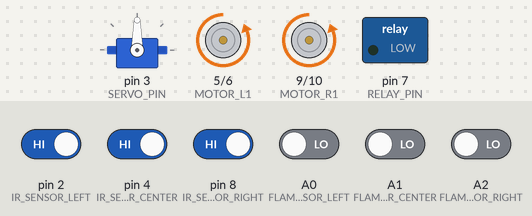
This sketch was run on a simulated Arduino Uno, built with avr-gcc and run on an emulated ATmega328P. Parts: servo, motor-driver pin pairs drawn as motors (green arrow = first pin HIGH = forward, orange = second pin HIGH = backward, longer = more drive), switched loads named in the sketch (green lamp = pin HIGH). The test bench sets the inputs (shaded band); at power-on: pin 2 (IR_SENSOR_LEFT), pin 4 (IR_SENSOR_CENTER), pin 8 (IR_SENSOR_RIGHT) HIGH, A0 (FLAME_SENSOR_LEFT), A1 (FLAME_SENSOR_CENTER), A2 (FLAME_SENSOR_RIGHT) LOW. What the sketch prints to the serial monitor is not drawn.

Above: at 1.3 s.
1.4 s: pin 2 (IR_SENSOR_LEFT) driven LOW
At 2.1 s:
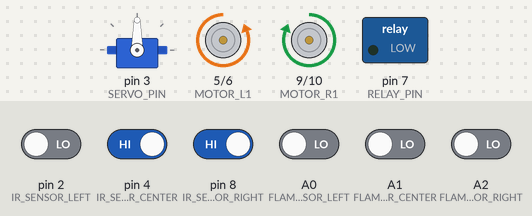
4.4 s: pin 4 (IR_SENSOR_CENTER) driven LOW
At 7.65 s:
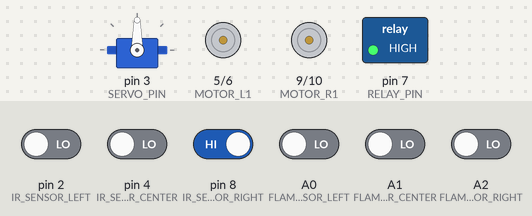
10.4 s: A1 (FLAME_SENSOR_CENTER) driven HIGH
At 11.2 s:
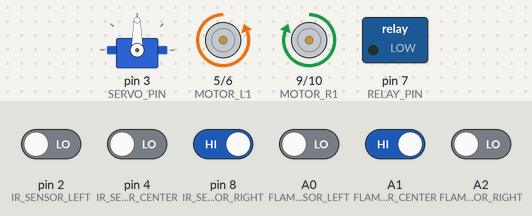
13.4 s: A0 (FLAME_SENSOR_LEFT) driven HIGH
At 14.2 s:
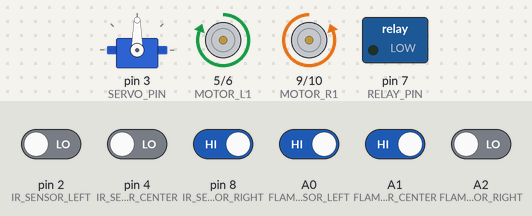
16.4 s: A2 (FLAME_SENSOR_RIGHT) driven HIGH
At 17.2 s:
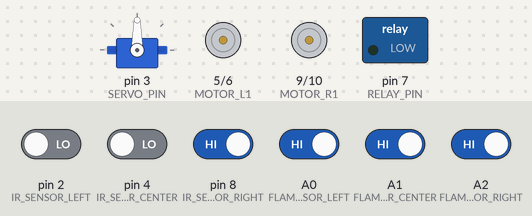
Timing chart, 0 to 19.3 s (numbered marks = the images above; inputs shaded):
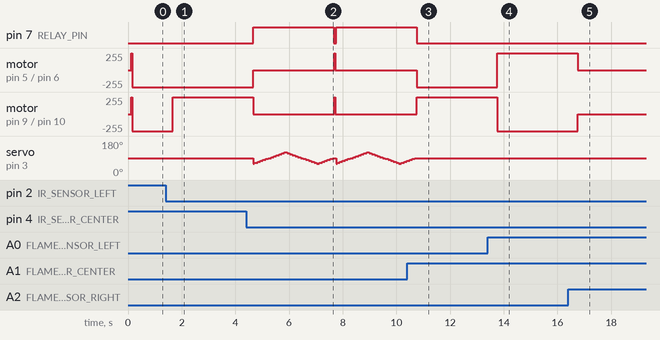

Measured:
- after the input at 1.4 s, motor on pin 9 (MOTOR_R1) / pin 10 (MOTOR_R2): backward 255/255 → forward 255/255 after 0.27 s
- after the input at 4.4 s, pin 7 (RELAY_PIN): LOW → HIGH after 0.27 s, → LOW 3.0 s later, → HIGH 0.08 s later; motor on pin 5 (MOTOR_L1) / pin 6 (MOTOR_L2): backward 255/255 → stopped after 0.27 s
- after the input at 10.4 s, pin 7 (RELAY_PIN): goes on until 10.8 s, then stays LOW; motor on pin 9 (MOTOR_R1) / pin 10 (MOTOR_R2): goes on until 10.8 s, then stays forward 255/255; servo on pin 3 (SERVO_PIN): goes on until 10.7 s, then stays 90°
- after the input at 13.4 s, motor on pin 5 (MOTOR_L1) / pin 6 (MOTOR_L2): backward 255/255 → forward 255/255 after 0.36 s; motor on pin 9 (MOTOR_R1) / pin 10 (MOTOR_R2): forward 255/255 → backward 255/255 after 0.37 s
- after the input at 16.4 s, motor on pin 5 (MOTOR_L1) / pin 6 (MOTOR_L2): forward 255/255 → stopped after 0.37 s; motor on pin 9 (MOTOR_R1) / pin 10 (MOTOR_R2): backward 255/255 → stopped after 0.37 s

The sketch:

Fire-fighting-and-Obstacleavoidance-robot.ino
```cpp
#include <Servo.h>

// ---------------------------
// 🔌 PIN DEFINITIONS
// ---------------------------

// Flame sensors (digital output mode via analog pins — internally pulled-up or used as digital inputs)
#define FLAME_SENSOR_LEFT   A0
#define FLAME_SENSOR_CENTER A1
#define FLAME_SENSOR_RIGHT  A2

// IR obstacle detection sensors (digital inputs; LOW = no obstacle, HIGH = obstacle detected)
#define IR_SENSOR_LEFT    2
#define IR_SENSOR_CENTER  4
#define IR_SENSOR_RIGHT   8

// Motor driver control pins (H-bridge logic: L1/L2 = left motor, R1/R2 = right motor)
#define MOTOR_L1 5   // Left motor forward
#define MOTOR_L2 6   // Left motor backward
#define MOTOR_R1 9   // Right motor forward
#define MOTOR_R2 10  // Right motor backward

// Water pump activation (relay-controlled, active HIGH)
#define RELAY_PIN 7

// Servo for directing water stream
#define SERVO_PIN 3

// ---------------------------
// 🧠 GLOBAL OBJECTS & VARIABLES
// ---------------------------

// Servo instance for water nozzle control
Servo waterServo;

// Finite State Machine (FSM) states for high-level robot behavior
enum State {
  SEARCHING_FOR_FIRE,     // Idle: waiting for fire detection
  NAVIGATING_TO_FIRE,     // Approaching fire while avoiding obstacles
  TURNING_LEFT,           // Rotating left toward fire or to avoid obstacle
  TURNING_RIGHT,          // Rotating right toward fire or to avoid obstacle
  REVERSING,              // Backing up when trapped
  EXTINGUISHING           // Active firefighting mode (pump + servo sweep)
};

// Current state of the robot's behavior FSM
State currentState = SEARCHING_FOR_FIRE;

// Non-blocking timing control (avoids `delay()` for responsiveness)
unsigned long stateStartTime = 0;          // Time when current state began
unsigned long lastSensorRead = 0;         // Last time sensors were sampled
unsigned long lastDebugPrint = 0;         // Last time debug info was printed
unsigned long servoMoveMillis = 0;        // Servo sweep timing control
unsigned long pumpActivateMillis = 0;     // Pump duration timer

// Timing constants (all in milliseconds)
const unsigned long SENSOR_READ_INTERVAL = 50;     // Sensor polling rate (~20 Hz)
const unsigned long DEBUG_PRINT_INTERVAL = 300;   // Serial debug output rate (~3.3 Hz)
const unsigned long TURN_DURATION = 600;          // Avg time for 90° turn at current speed
const unsigned long REVERSE_DURATION = 1500;      // Back-up maneuver duration
const unsigned long PUMP_DURATION = 3000;         // Total time pump remains active
const unsigned long SERVO_MOVE_INTERVAL = 100;    // Servo step interval (smooth sweep)

// Cached sensor readings (updated every SENSOR_READ_INTERVAL)
bool leftClear, centerClear, rightClear;   // IR: true = path clear
bool flameLeft, flameCenter, flameRight;   // Flame: true = fire detected (active LOW)

// Weighted obstacle-avoidance confidence counters (debouncing + trend tracking)
int leftClearCount = 0;      // Consecutive clear readings on left
int rightClearCount = 0;     // Consecutive clear readings on right
const int CONFIDENCE_THRESHOLD = 3;  // Min additional confidence to bias turning decision

// Servo & pump control state
int servoPos = 90;                   // Initial servo angle (centered)
bool servoSweepingRight = true;      // Direction of sweep (true = increasing angle)
bool pumpActive = false;             // Flag to prevent re-triggering pump

// ---------------------------
// ⚙️ SETUP: Hardware Initialization
// ---------------------------
void setup() {
    Serial.begin(9600);

    // Motor driver pins: configure as OUTPUT for H-bridge control
    pinMode(MOTOR_L1, OUTPUT);
    pinMode(MOTOR_L2, OUTPUT);
    pinMode(MOTOR_R1, OUTPUT);
    pinMode(MOTOR_R2, OUTPUT);

    // Water pump relay: active HIGH, start in OFF state
    pinMode(RELAY_PIN, OUTPUT);
    digitalWrite(RELAY_PIN, LOW);

    // Attach and initialize servo to center position (90°)
    waterServo.attach(SERVO_PIN);
    waterServo.write(servoPos);  // Center the nozzle

    // Flame sensors: configured as digital inputs
    // Note: These sensors output LOW when flame is detected (active-low logic)
    pinMode(FLAME_SENSOR_LEFT, INPUT);
    pinMode(FLAME_SENSOR_CENTER, INPUT);
    pinMode(FLAME_SENSOR_RIGHT, INPUT);

    // IR obstacle sensors: digital inputs (LOW = no obstacle)
    pinMode(IR_SENSOR_LEFT, INPUT);
    pinMode(IR_SENSOR_CENTER, INPUT);
    pinMode(IR_SENSOR_RIGHT, INPUT);

    // Startup messages — helpful for field debugging and demos
    Serial.println("🚀 Fire Fighting Robot with Predictive Navigation Initialized...");
    Serial.println("⏸️  Robot in STANDBY mode - waiting for fire detection...");
    Serial.println("🔥 Place fire source near any flame sensor to activate");

    // Initialize state timer
    stateStartTime = millis();
}

// ---------------------------
// 🔄 MAIN LOOP: Non-blocking FSM Execution
// ---------------------------
void loop() {
    unsigned long currentTime = millis();

    // ✅ SENSOR SAMPLING (non-blocking)
    if (currentTime - lastSensorRead >= SENSOR_READ_INTERVAL) {
        lastSensorRead = currentTime;
        readAllSensors();
        updateConfidenceCounters();  // Update obstacle-avoidance weighting
    }

    // 📊 DEBUG OUTPUT (non-blocking)
    if (currentTime - lastDebugPrint >= DEBUG_PRINT_INTERVAL) {
        lastDebugPrint = currentTime;
        printStatus();  // Compact real-time status on Serial
    }

    // 🌊 SERVO SWEEP CONTROL (only during EXTINGUISHING)
    if (currentState == EXTINGUISHING && pumpActive) {
        handleServoSweep(currentTime);  // Oscillates servo for wider spray
    }

    // 🧠 STATE MACHINE EXECUTION
    handleStateMachine(currentTime);
}

// ---------------------------
// 📡 SENSOR READING FUNCTIONS
// ---------------------------

// Read all digital sensors and store boolean states
// Flame sensors: LOW = fire detected → flameX = true
// IR sensors: LOW = path clear → clearX = true
void readAllSensors() {
    // IR sensors (active HIGH for obstacle)
    leftClear   = (digitalRead(IR_SENSOR_LEFT)   == LOW);
    centerClear = (digitalRead(IR_SENSOR_CENTER) == LOW);
    rightClear  = (digitalRead(IR_SENSOR_RIGHT)  == LOW);

    // Flame sensors (active LOW for detection)
    flameLeft   = (digitalRead(FLAME_SENSOR_LEFT)   == LOW);
    flameCenter = (digitalRead(FLAME_SENSOR_CENTER) == LOW);
    flameRight  = (digitalRead(FLAME_SENSOR_RIGHT)  == LOW);
}

// Increment counters when path remains clear; reset when blocked
// Enables "confidence-based" turning to reduce oscillation in noisy environments
void updateConfidenceCounters() {
    leftClearCount  = leftClear  ? min(leftClearCount + 1, 255) : 0;
    rightClearCount = rightClear ? min(rightClearCount + 1, 255) : 0;
    // (Using `min()` prevents overflow, though unlikely at this scale)
}

// ---------------------------
// 🧠 STATE MACHINE LOGIC
// ---------------------------

// Dispatches current state handler based on `currentState`
void handleStateMachine(unsigned long currentTime) {
    switch (currentState) {
        case SEARCHING_FOR_FIRE:
            handleSearching();
            break;

        case NAVIGATING_TO_FIRE:
            handleNavigationToFire();
            break;

        // Transient motion states: auto-transition after fixed duration or condition
        case TURNING_LEFT:
        case TURNING_RIGHT:
            if (currentTime - stateStartTime >= TURN_DURATION) {
                // After turn, re-evaluate: is fire still visible?
                if (flameLeft || flameCenter || flameRight) {
                    changeState(NAVIGATING_TO_FIRE);
                } else {
                    changeState(SEARCHING_FOR_FIRE);
                }
            }
            break;

        case REVERSING:
            if (currentTime - stateStartTime >= REVERSE_DURATION) {
                // After backing up, reassess situation
                if (flameLeft || flameCenter || flameRight) {
                    changeState(NAVIGATING_TO_FIRE);
                } else {
                    changeState(SEARCHING_FOR_FIRE);
                }
            }
            break;

        case EXTINGUISHING:
            // Extinguishing ends when pump deactivates (timed)
            if (!pumpActive) {
                changeState(SEARCHING_FOR_FIRE);
            }
            break;
    }
}

// 🔍 State: SEARCHING_FOR_FIRE
// Robot remains stationary, periodically scanning for flame.
// Prioritizes center > left > right for initial response.
void handleSearching() {
    // Check for fire in priority order
    if (flameCenter) {
        changeState(NAVIGATING_TO_FIRE);
        return;
    } else if (flameLeft) {
        changeState(TURNING_LEFT);
        return;
    } else if (flameRight) {
        changeState(TURNING_RIGHT);
        return;
    }

    // No fire → remain stopped
    stopMotors();
}

// 🎯 State: NAVIGATING_TO_FIRE
// Actively steer toward fire while avoiding obstacles using predictive logic.
// Combines fire localization, path clearance, and weighted obstacle avoidance.
void handleNavigationToFire() {
    // ✅ P1: Fire centered & path clear → ENGAGE EXTINGUISHER
    if (flameCenter && centerClear) {
        changeState(EXTINGUISHING);
        return;
    }

    // ✅ P2: Fire on side only → rotate to center it
    if (flameLeft && !flameCenter) {
        changeState(TURNING_LEFT);
        return;
    }
    if (flameRight && !flameCenter) {
        changeState(TURNING_RIGHT);
        return;
    }

    // ✅ P3: Fire centered but blocked → detour intelligently
    if (flameCenter && !centerClear) {
        if (leftClear && !rightClear) {
            changeState(TURNING_LEFT);
            Serial.println("🔥 Fire ahead but blocked - going around left");
        } else if (rightClear && !leftClear) {
            changeState(TURNING_RIGHT);
            Serial.println("🔥 Fire ahead but blocked - going around right");
        } else if (leftClear && rightClear) {
            // Both sides open → bias based on confidence counters
            if (leftClearCount > rightClearCount + CONFIDENCE_THRESHOLD) {
                changeState(TURNING_LEFT);
            } else {
                changeState(TURNING_RIGHT);
            }
        } else {
            // No escape forward → back up!
            changeState(REVERSING);
        }
        return;
    }

    // ✅ P4: Fire on side, center path clear → move forward (align while advancing)
    if ((flameLeft || flameRight) && centerClear) {
        moveForward();
        return;
    }

    // ✅ P5: No immediate fire alignment → fall back to predictive obstacle avoidance
    handlePredictiveObstacleAvoidance();
}

// 🧭 Advanced obstacle avoidance with confidence weighting & fire-aware routing
// Designed to minimize collisions and oscillations in cluttered environments.
void handlePredictiveObstacleAvoidance() {
    // 🚨 P1: Fully blocked → REVERSE!
    if (!leftClear && !centerClear && !rightClear) {
        changeState(REVERSING);
        return;
    }

    // 🚦 P2: Center blocked, side(s) open → pre-emptive turn (before collision)
    if (!centerClear && (leftClear || rightClear)) {
        if (leftClear && !rightClear) {
            changeState(TURNING_LEFT);
        } else if (rightClear && !leftClear) {
            changeState(TURNING_RIGHT);
        } else if (leftClear && rightClear) {
            // Use confidence counters for stable decision-making
            if (leftClearCount > rightClearCount + CONFIDENCE_THRESHOLD) {
                changeState(TURNING_LEFT);
            } else if (rightClearCount > leftClearCount + CONFIDENCE_THRESHOLD) {
                changeState(TURNING_RIGHT);
            } else {
                // Tie-breaker: turn toward side where fire was last seen
                if (flameLeft) {
                    changeState(TURNING_LEFT);
                } else if (flameRight) {
                    changeState(TURNING_RIGHT);
                } else {
                    changeState(TURNING_RIGHT); // Fallback: right turn (arbitrary but deterministic)
                }
            }
        }
        return;
    }

    // ⚖️ P3: Center clear, asymmetric sides → continue forward
    // (Future enhancement: PWM-based differential steering for gentle correction)
    if (centerClear && !leftClear && rightClear) {
        moveForward();  // Favor right drift (if needed, e.g., with PWM control)
        return;
    }
    if (centerClear && !rightClear && leftClear) {
        moveForward();  // Favor left drift
        return;
    }

    // 🚪 P4: Narrow corridor (only center open) → proceed cautiously
    if (centerClear && !leftClear && !rightClear) {
        moveForward();
        return;
    }

    // ✅ P5: Favor forward progress when safe
    if (centerClear) {
        moveForward();
        return;
    }
    // (Remaining edge cases are covered by higher-priority checks above)
}

// 🌊 Servo sweep control during EXTINGUISHING: oscillates between 60°–120°
// Non-blocking: steps every SERVO_MOVE_INTERVAL ms for smooth motion
void handleServoSweep(unsigned long currentTime) {
    if (currentTime - servoMoveMillis >= SERVO_MOVE_INTERVAL) {
        servoMoveMillis = currentTime;

        if (servoSweepingRight) {
            servoPos += 5;
            if (servoPos >= 120) {
                servoSweepingRight = false;
            }
        } else {
            servoPos -= 5;
            if (servoPos <= 60) {
                servoSweepingRight = true;
            }
        }
        waterServo.write(servoPos);
    }

    // Auto-deactivate pump after PUMP_DURATION
    if (currentTime - pumpActivateMillis >= PUMP_DURATION) {
        deactivateWaterPump();
    }
}

// 🧾 Transition to a new state with entry actions and logging
// Centralized state changes ensure consistent timing and side effects.
void changeState(State newState) {
    currentState = newState;
    stateStartTime = millis();

    // Execute entry actions (motor control, pump/servo, logging)
    switch (newState) {
        case SEARCHING_FOR_FIRE:
            stopMotors();
            Serial.println(">>> STATE: 🔍 SEARCHING FOR FIRE (STANDBY)");
            break;

        case NAVIGATING_TO_FIRE:
            moveForward();
            Serial.println(">>> STATE: 🔥 NAVIGATING TO FIRE");
            break;

        case TURNING_LEFT:
            turnLeft();
            Serial.println(">>> STATE: ↩️ TURNING LEFT");
            break;

        case TURNING_RIGHT:
            turnRight();
            Serial.println(">>> STATE: ↪️ TURNING RIGHT");
            break;

        case REVERSING:
            moveBackward();
            Serial.println(">>> STATE: ⬇️ REVERSING (TRAPPED!)");
            break;

        case EXTINGUISHING:
            stopMotors();
            activateWaterPump();
            Serial.println(">>> STATE: 🚰 EXTINGUISHING FIRE!");
            break;
    }
}

// ---------------------------
// 🛠 MOTOR CONTROL PRIMITIVES
// ---------------------------

// Move both motors forward (differential drive)
void moveForward() {
    digitalWrite(MOTOR_L1, HIGH); digitalWrite(MOTOR_L2, LOW);
    digitalWrite(MOTOR_R1, HIGH); digitalWrite(MOTOR_R2, LOW);
}

// Move both motors backward
void moveBackward() {
    digitalWrite(MOTOR_L1, LOW);  digitalWrite(MOTOR_L2, HIGH);
    digitalWrite(MOTOR_R1, LOW);  digitalWrite(MOTOR_R2, HIGH);
}

// Pivot-turn left: left motor back, right motor forward
void turnLeft() {
    digitalWrite(MOTOR_L1, LOW);  digitalWrite(MOTOR_L2, HIGH);
    digitalWrite(MOTOR_R1, HIGH); digitalWrite(MOTOR_R2, LOW);
}

// Pivot-turn right: left motor forward, right motor back
void turnRight() {
    digitalWrite(MOTOR_L1, HIGH); digitalWrite(MOTOR_L2, LOW);
    digitalWrite(MOTOR_R1, LOW);  digitalWrite(MOTOR_R2, HIGH);
}

// Stop all motors (H-bridge braking)
void stopMotors() {
    digitalWrite(MOTOR_L1, LOW); digitalWrite(MOTOR_L2, LOW);
    digitalWrite(MOTOR_R1, LOW); digitalWrite(MOTOR_R2, LOW);
}

// ---------------------------
// 💧 WATER SYSTEM CONTROL
// ---------------------------

// Activate pump and initialize servo sweep
void activateWaterPump() {
    Serial.println("🚰 Activating Water Pump...");
    digitalWrite(RELAY_PIN, HIGH);  // Energize relay
    pumpActive = true;
    pumpActivateMillis = millis();  // Start timer

    // Initialize servo sweep from leftmost position
    servoPos = 60;
    servoSweepingRight = true;
    waterServo.write(servoPos);
}

// Safely deactivate pump and reset nozzle
void deactivateWaterPump() {
    if (pumpActive) {
        Serial.println("✅ Deactivating Water Pump...");
        digitalWrite(RELAY_PIN, LOW);
        pumpActive = false;
        waterServo.write(90);  // Return to neutral
    }
}

// ---------------------------
// 📈 DEBUGGING & DIAGNOSTICS
// ---------------------------

// Compact real-time status printout (optimized for Serial Monitor readability)
void printStatus() {
    // IR clearance status + confidence counters
    Serial.print("🔍 IR: L:");
    Serial.print(leftClear ? "✓" : "✗"); Serial.print("("); Serial.print(leftClearCount); Serial.print(")");
    Serial.print(" C:"); Serial.print(centerClear ? "✓" : "✗");
    Serial.print(" R:"); Serial.print(rightClear ? "✓" : "✗"); Serial.print("("); Serial.print(rightClearCount); Serial.print(") | ");

    // Flame detection status
    Serial.print("🔥 Flame: L:"); Serial.print(flameLeft ? "🔥" : "·");
    Serial.print(" C:"); Serial.print(flameCenter ? "🔥" : "·");
    Serial.print(" R:"); Serial.print(flameRight ? "🔥" : "·");
    Serial.print(" | ");

    // Current state (emoji-coded for quick visual parsing)
    switch (currentState) {
        case SEARCHING_FOR_FIRE: Serial.print("⏸️ STANDBY"); break;
        case NAVIGATING_TO_FIRE: Serial.print("🎯 NAV→FIRE"); break;
        case TURNING_LEFT:       Serial.print("↩️ LEFT"); break;
        case TURNING_RIGHT:      Serial.print("↪️ RIGHT"); break;
        case REVERSING:          Serial.print("⬇️ REVERSE"); break;
        case EXTINGUISHING:      Serial.print("💧 SPRAY"); break;
    }

    // Time spent in current state (for tuning TURN/REVERSE durations)
    Serial.print(" | "); Serial.print(millis() - stateStartTime); Serial.println("ms");
}
```
